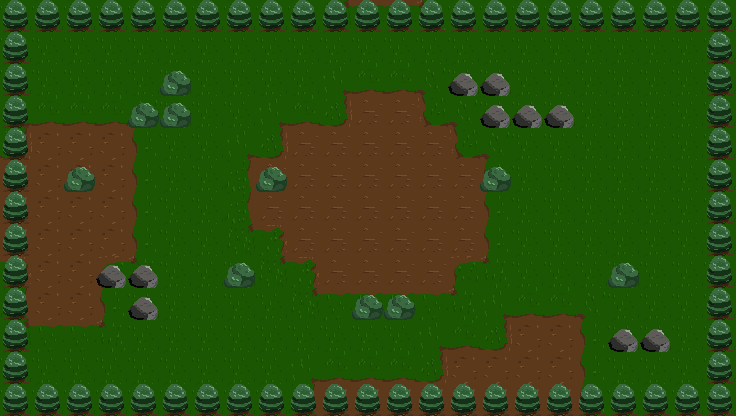

This game map was drawn from its Tiled (.tmx) file and the tilesets committed beside it. A one-line description and the full map source follow:
An orthogonal 23x13 tile map with 32x32 px tiles, 4 tile layers (Ground, Undestructible Object, Destructible Object, Gate).

<map version="1.10" tiledversion="1.12.2" orientation="orthogonal" renderorder="right-down" width="23" height="13" tilewidth="32" tileheight="32" infinite="0" nextlayerid="5" nextobjectid="1">
 <tileset firstgid="1" source="GroundSheet.tsx" />
 <layer id="1" name="Ground" width="23" height="13">
  <data encoding="csv">
8,8,8,8,8,8,8,8,8,8,19,3,3,16,8,8,8,8,8,8,8,8,8,
8,8,8,8,8,8,8,8,8,8,8,8,8,8,8,8,8,8,8,8,8,8,8,
8,8,8,8,8,8,8,8,8,8,17,13,13,18,8,8,8,8,8,8,8,8,8,
17,13,13,13,18,8,8,8,17,13,14,11,11,12,18,8,8,8,8,8,8,8,8,
14,6,6,6,7,8,8,17,14,11,11,11,11,11,12,18,8,8,8,8,8,8,8,
6,6,6,6,7,8,8,9,11,11,11,11,11,11,11,7,8,8,8,8,8,8,8,
6,6,6,6,7,8,8,9,11,11,11,11,11,11,11,7,8,8,8,8,8,8,8,
6,6,6,6,7,8,8,19,4,11,11,11,11,11,11,7,8,8,8,8,8,8,8,
4,6,6,2,16,8,8,8,19,4,11,11,11,11,2,16,8,8,8,8,8,8,8,
9,6,6,7,8,8,8,8,8,19,3,3,3,3,16,17,13,13,18,8,8,8,8,
19,3,3,16,8,8,8,8,8,8,8,8,8,17,13,14,6,6,7,8,8,8,8,
8,8,8,8,8,8,8,8,8,17,13,13,13,14,6,6,6,6,7,8,8,8,8,
8,8,8,8,8,8,8,8,8,9,6,6,6,6,6,6,6,6,7,8,8,8,8
</data>
 </layer>
 <layer id="2" name="Undestructible Object" width="23" height="13" locked="1">
  <data encoding="csv">
5,5,5,5,5,5,5,5,5,0,0,0,0,0,5,5,5,5,5,5,5,5,5,
5,0,0,0,0,0,0,0,0,0,0,0,0,0,0,0,0,0,0,0,0,0,5,
5,0,0,0,0,0,0,0,0,0,0,0,0,0,0,0,0,0,0,0,0,0,5,
5,0,0,0,0,0,0,0,0,0,0,0,0,0,0,0,0,0,0,0,0,0,5,
0,0,0,0,0,0,0,0,0,0,0,0,0,0,0,0,0,0,0,0,0,0,0,
0,0,0,0,0,0,0,0,0,0,0,0,0,0,0,0,0,0,0,0,0,0,0,
0,0,0,0,0,0,0,0,0,0,0,0,0,0,0,0,0,0,0,0,0,0,0,
0,0,0,0,0,0,0,0,0,0,0,0,0,0,0,0,0,0,0,0,0,0,0,
0,0,0,0,0,0,0,0,0,0,0,0,0,0,0,0,0,0,0,0,0,0,0,
5,0,0,0,0,0,0,0,0,0,0,0,0,0,0,0,0,0,0,0,0,0,5,
5,0,0,0,0,0,0,0,0,0,0,0,0,0,0,0,0,0,0,0,0,0,5,
5,0,0,0,0,0,0,0,0,0,0,0,0,0,0,0,0,0,0,0,0,0,5,
5,5,5,5,5,5,5,5,5,0,0,0,0,0,5,5,5,5,5,5,5,5,5
</data>
 </layer>
 <layer id="3" name="Destructible Object" width="23" height="13">
  <data encoding="csv">
0,0,0,0,0,0,0,0,0,0,0,0,0,0,0,0,0,0,0,0,0,0,0,
0,0,0,0,0,0,0,0,0,0,0,0,0,0,0,0,0,0,0,0,0,0,0,
0,0,0,0,0,10,0,0,0,0,0,0,0,0,15,15,0,0,0,0,0,0,0,
0,0,0,0,10,10,0,0,0,0,0,0,0,0,0,15,15,15,0,0,0,0,0,
0,0,0,0,0,0,0,0,0,0,0,0,0,0,0,0,0,0,0,0,0,0,0,
0,0,10,0,0,0,0,0,10,0,0,0,0,0,0,10,0,0,0,0,0,0,0,
0,0,0,0,0,0,0,0,0,0,0,0,0,0,0,0,0,0,0,0,0,0,0,
0,0,0,0,0,0,0,0,0,0,0,0,0,0,0,0,0,0,0,0,0,0,0,
0,0,0,15,15,0,0,10,0,0,0,0,0,0,0,0,0,0,0,10,0,0,0,
0,0,0,0,15,0,0,0,0,0,0,10,10,0,0,0,0,0,0,0,0,0,0,
0,0,0,0,0,0,0,0,0,0,0,0,0,0,0,0,0,0,0,15,15,0,0,
0,0,0,0,0,0,0,0,0,0,0,0,0,0,0,0,0,0,0,0,0,0,0,
0,0,0,0,0,0,0,0,0,0,0,0,0,0,0,0,0,0,0,0,0,0,0
</data>
 </layer>
 <layer id="4" name="Gate" width="23" height="13" locked="1">
  <data encoding="csv">
0,0,0,0,0,0,0,0,0,5,5,5,5,5,0,0,0,0,0,0,0,0,0,
0,0,0,0,0,0,0,0,0,0,0,0,0,0,0,0,0,0,0,0,0,0,0,
0,0,0,0,0,0,0,0,0,0,0,0,0,0,0,0,0,0,0,0,0,0,0,
0,0,0,0,0,0,0,0,0,0,0,0,0,0,0,0,0,0,0,0,0,0,0,
5,0,0,0,0,0,0,0,0,0,0,0,0,0,0,0,0,0,0,0,0,0,5,
5,0,0,0,0,0,0,0,0,0,0,0,0,0,0,0,0,0,0,0,0,0,5,
5,0,0,0,0,0,0,0,0,0,0,0,0,0,0,0,0,0,0,0,0,0,5,
5,0,0,0,0,0,0,0,0,0,0,0,0,0,0,0,0,0,0,0,0,0,5,
5,0,0,0,0,0,0,0,0,0,0,0,0,0,0,0,0,0,0,0,0,0,5,
0,0,0,0,0,0,0,0,0,0,0,0,0,0,0,0,0,0,0,0,0,0,0,
0,0,0,0,0,0,0,0,0,0,0,0,0,0,0,0,0,0,0,0,0,0,0,
0,0,0,0,0,0,0,0,0,0,0,0,0,0,0,0,0,0,0,0,0,0,0,
0,0,0,0,0,0,0,0,0,5,5,5,5,5,0,0,0,0,0,0,0,0,0
</data>
 </layer>
</map>
